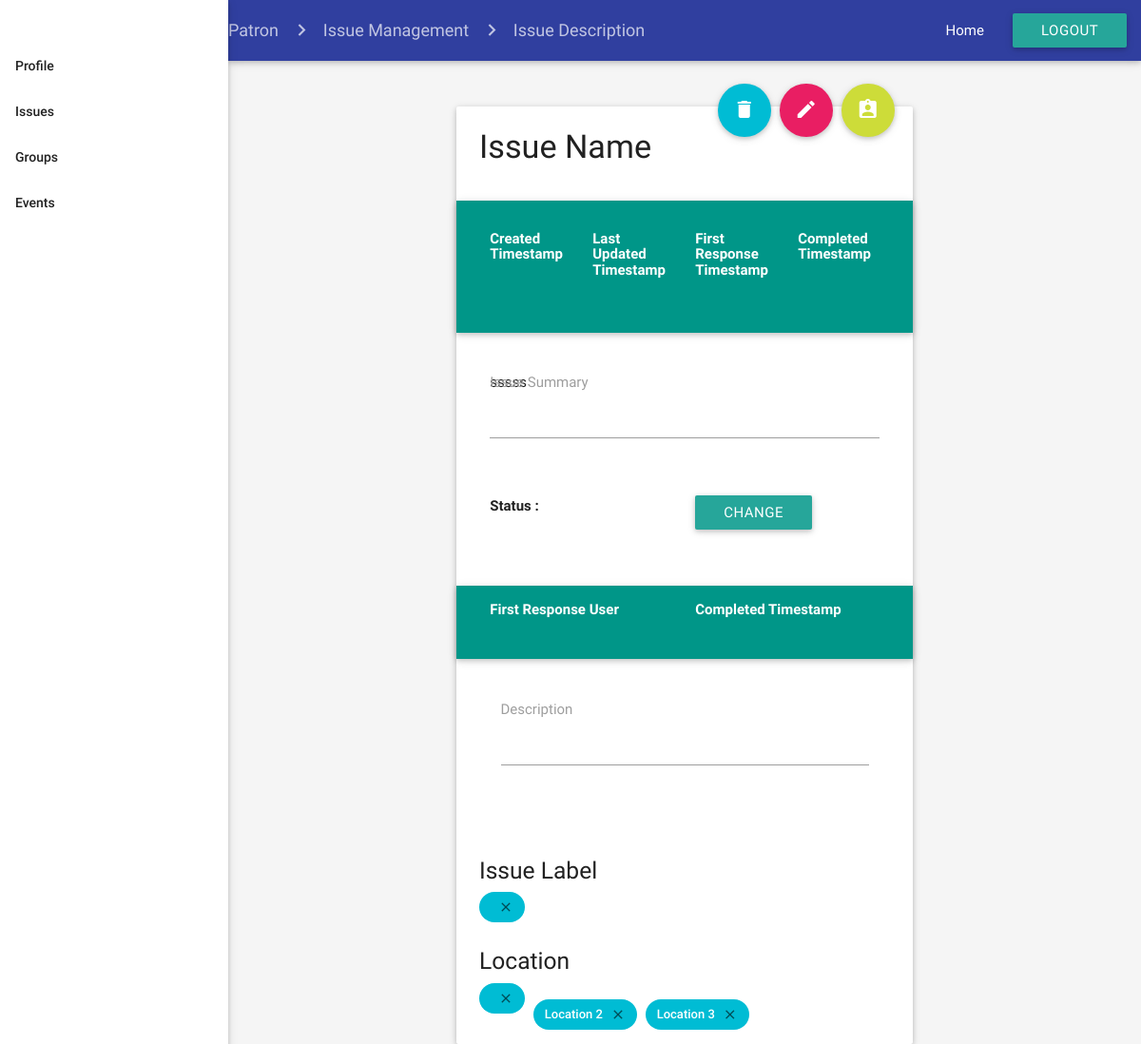
The page /html/patron/issueDescription_patron.php?id=15 on the database as committed earlier.
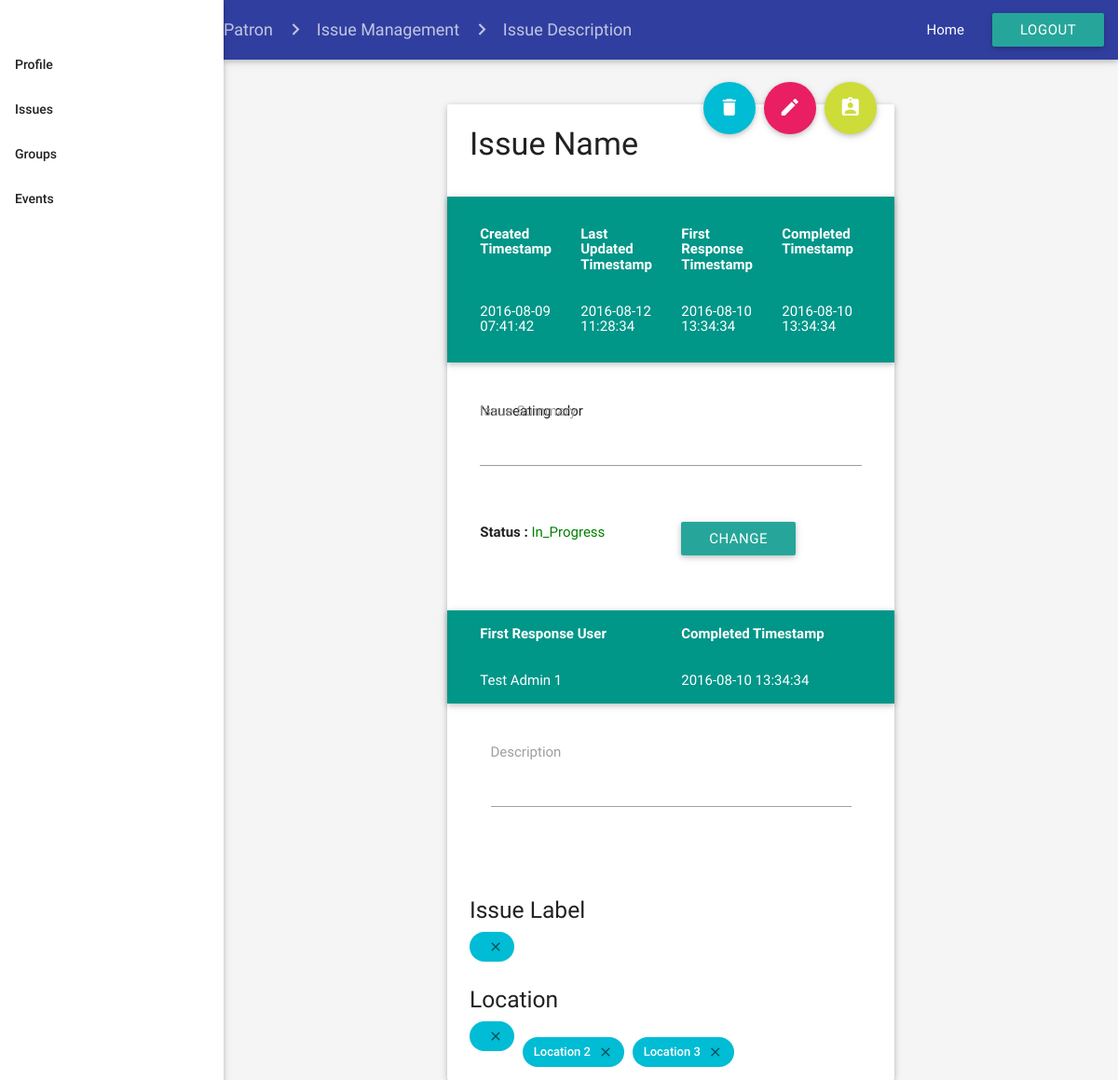
The same page on the database as committed later.
### tables this page shows
CREATE TABLE `issues` (
  `Issues_ID` int(11) NOT NULL,
  `Summary` mediumtext NOT NULL,
  `Created_Timestamp` datetime DEFAULT NULL,
  `Last_Update_Timestamp` datetime DEFAULT NULL,
  `First_Response_Timestamp` datetime DEFAULT NULL,
  `First_Response_User` varchar(255) DEFAULT NULL,
  `Completed_Timestamp` datetime DEFAULT NULL,
  `Assign_User` varchar(255) DEFAULT NULL,
  `Description` mediumtext,
  `Location` varchar(255) DEFAULT NULL,
  `Label` varchar(255) DEFAULT NULL,
  `Status` enum('New','Awaiting_User_Response','Assigned','In_Progress','Complete','Invalid') NOT NULL DEFAULT 'New',
  `Comment_ID` int(11) NOT NULL
);

### html/patron/issueDescription_patron.php (the view, shortened to what the changed rows need)
<?php
    $conn = new mysqli(DB_HOST,DB_USER,DB_PASSWORD,'skecomplaints');
	$Issues_ID = $_GET["id"];
    $sql = "SELECT Created_Timestamp, Last_Update_Timestamp, First_Response_Timestamp, Completed_Timestamp, Summary, Status,
	First_Response_User, Completed_Timestamp, Description, Label, Location
	FROM issues WHERE Issues_ID= ".$Issues_ID." ";
    $result = $conn->query($sql);
    while($row = $result->fetch_assoc()) {
    $Summary= $row["Summary"];
    $Status= $row["Status"];
	$Created_Timestamp= $row["Created_Timestamp"];
	$Last_Update_Timestamp= $row["Last_Update_Timestamp"];
	$First_Response_Timestamp= $row["First_Response_Timestamp"];
	$Completed_Timestamp= $row["Completed_Timestamp"];
	$First_Response_User= $row["First_Response_User"];
	$Completed_Timestamp= $row["Completed_Timestamp"];
    break;
  }
?>
<html>
<head>
    <link type="text/css" rel="stylesheet" href="../../css/materialize.min.css" media="screen,projection" />
    <link type="text/css" rel="stylesheet" href="../../css/register.css" />
    <link type="text/css" rel="stylesheet" href="../../css/admin_issueDescription.css" />
</head>
<body class="grey lighten-4">
    <div class="mainContainer">
        <div class="formContainer card">
            <form class="col s12 l12 m6">
                <div class="teal z-depth-1">
                    <div class="row" id="tsStripe1">
                        <div class="col s3">
                        </div>
                        <div class="col s3">
                        </div>
                        <div class="col s3">
                        </div>
                        <div class="col s3">
                        </div>
                    </div>
                    <div class="row" id="tsStripe2">
                        <div class="col s3">
                            <h6><font color="white"><?php echo "$Created_Timestamp"; ?></font></h6>
                        </div>
                        <div class="col s3">
                            <h6><font color="white"><?php echo "$Last_Update_Timestamp"; ?></font></h6>
                        </div>
                        <div class="col s3">
                            <h6><font color="white"><?php echo "$First_Response_Timestamp"; ?></font></h6>
                        </div>
                        <div class="col s3">
                            <h6><font color="white"><?php echo "$Completed_Timestamp"; ?></font></font></h6>
                        </div>
                    </div>
                </div>
                <div id="issueSummary">
                     <div class="row">
   	 <form class="col s12">
      <div class="row">
        <div class="input-field col s12">
          <textarea id="textarea1" class="materialize-textarea"><?php echo "$Summary"; ?></textarea>
          <label for="textarea1">Issue Summary</label>
        </div>
      </div>
    </form>
  </div>
                    <div class="row">
                        <div class="col s6">
                            <b>Status : </b><font color="green"><?php echo "$Status"; ?></font>
                        </div>
                    </div>
                </div>
                <div class="teal z-depth-1">
                    <div class="row" id="linkedUsers1">
                        <div class="col s6">
                        </div>
                        <div class="col s6">
                        </div>
                    </div>
                    <div class="row" id="linkedUsers2">
                        <div class="col s6">
                            <h6><font color="white"><?php echo "$First_Response_User"; ?></font></h6>
                        </div>
                        <div class="col s6">
                            <h6><font color="white"><?php echo "$Completed_Timestamp"; ?></font></h6>
                        </div>
                    </div>
                </div>
            </form>
        </div>
    </div>
</body>
</html>

Rows that differ between the two databases and show on the page:
changed issues: Created_Timestamp (not shown) → "2016-08-09 07:41:42"; Last_Update_Timestamp (not shown) → "2016-08-12 11:28:34"; First_Response_Timestamp (not shown) → "2016-08-10 13:34:34"; Completed_Timestamp (not shown) → "2016-08-10 13:34:34"; Summary "sssss" → "Nauseating odor"; Status (not shown) → "In_Progress"; First_Response_User (not shown) → "Test Admin 1"
